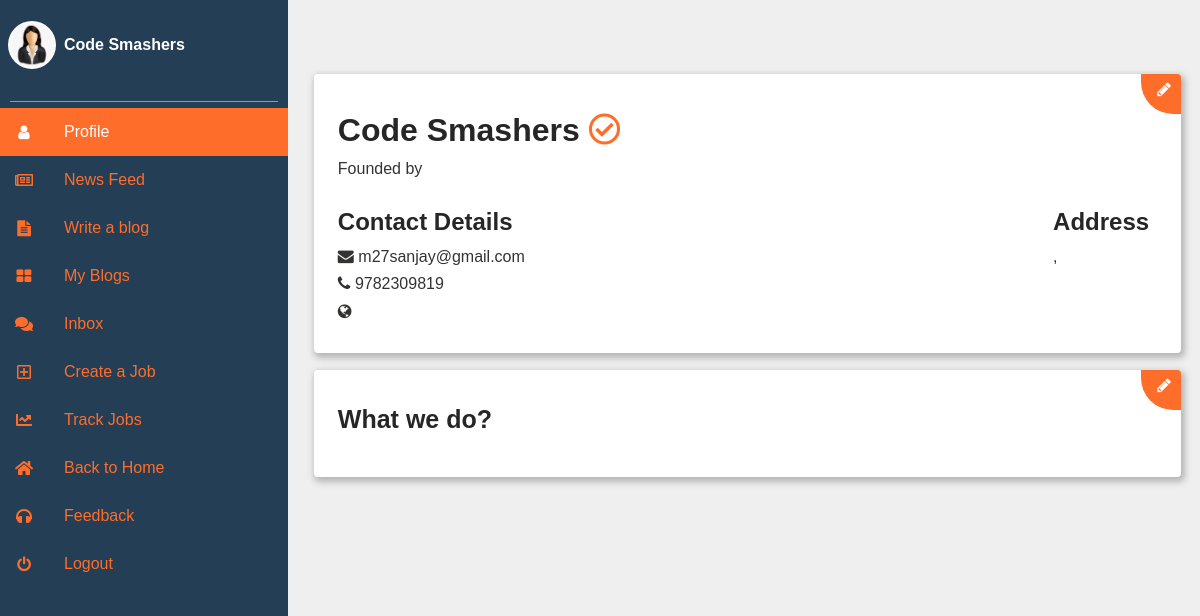
The page /org-profile.php (signed in) on the database its author committed.
### tables this page shows
CREATE TABLE `organization` (
  `org_id` int(11) NOT NULL,
  `org_username` varchar(255) NOT NULL,
  `org_name` varchar(50) NOT NULL,
  `org_mobilenumber` varchar(20) DEFAULT NULL,
  `org_city` varchar(50) DEFAULT NULL,
  `org_state` varchar(50) DEFAULT NULL,
  `org_address` varchar(50) DEFAULT NULL,
  `org_password` varchar(255) NOT NULL,
  `org_email` varchar(255) DEFAULT NULL,
  `org_website` varchar(255) DEFAULT NULL,
  `org_founder` varchar(50) DEFAULT NULL,
  `org_type` varchar(50) DEFAULT NULL,
  `org_desc` text,
  `org_logo` varchar(255) DEFAULT NULL,
  `org_logo_time` date DEFAULT NULL,
  `org_doc` varchar(255) DEFAULT NULL,
  `org_doc_time` date DEFAULT NULL
);

### org-profile.php (the view, shortened to what this page needs)
<?php
include('database_connection.php');
if (isset($_SESSION['org_id'])) {
  $org_id = $_SESSION['org_id'];
  $stmt = $pdo->query("select * from organization where org_id='$org_id;'");
  $row = $stmt->fetch();
  $userPicture = !empty($row[13])?$row[13]:'assets/img/user.jpg';
  $username = $row[2];
} else{
  $userPicture = 'assets/img/user.jpg';
  $userPictureURL = $userPicture;
}
 ?>
<!DOCTYPE html>
<html lang="en">
<head>
  <link href="https://use.fontawesome.com/releases/v5.0.6/css/all.css" rel="stylesheet">
  <link rel='stylesheet' href='https://maxcdn.bootstrapcdn.com/font-awesome/4.6.3/css/font-awesome.min.css'>
  <link rel="stylesheet" href="https://stackpath.bootstrapcdn.com/bootstrap/4.2.1/css/bootstrap.min.css">
  <link rel="stylesheet" href="assets/css/profile-skill.css">
  <link rel="stylesheet" href="assets/css/profile-style.css">
  <link rel="stylesheet" href="assets/css/profile-form.css">
  <link rel="stylesheet" href="assets/css/dash-image.css">
  <link rel="stylesheet" href="assets/css/dashboard.css">
  <link rel="stylesheet" href="assets/css/org-profile-style.css">
</head>
<body>
<div class="container">
  <div class="flex-container1">
  <div class="card1">
    <h2><?php echo $row['org_name'] ?>  <i class="far fa-check-circle" style="color: #ff6d2a"></i></h2>
    <h6 style="font-weight: 400;">Founded by <strong><?php echo $row['org_founder'] ?></strong></h6>
    <hr>
    <div style="float: left;">
      <h4>Contact Details</h4>
      <h6><i class="fa fa-envelope"></i>  <?php echo $row['org_username'] ?></h6>
      <h6><i class="fa fa-phone"></i>  <?php echo $row['org_mobilenumber'] ?></h6>
      <h6><i class="fa fa-globe"></i>  <?php echo $row['org_website'] ?></h6>
    </div>
    <div style="float: right;">
      <h4>Address</h4>
      <h6><?php echo $row['org_city'] ?>, <?php echo $row['org_state'] ?></h6>
    </div>
    <div class="go-corner" href="#">
      <div class="go-arrow">
        <i onclick="openForm1()" class="fa fa-pencil" style="color:white; cursor: pointer;"></i>
      </div>
    </div>
  </div>
    <div class="card4" href="#">
      <h3>What we do?</h3>
      <hr>
      <div class="go-corner" href="#">
        <div class="go-arrow">
          <i onclick="openForm2()" class="fa fa-pencil" style="color:white; cursor: pointer;"></i>
        </div>
      </div>
    </div>
  </div>
</div>
<?php
    require_once("sidebar.php");
    sidebar($userPicture,$username,"sidebar-dropdown active-tab",'','','','','','','','','');
  ?>
</body>
</html>

### sidebar.php (shortened to what this page needs)
<?php
function sidebar($userPicture,$username,$profile,$newsfeed,$writeblog,$myblogs,$training,$chat,$joblist,$application,$jobpost,$myjobs){
?>
<div class="s-layout">
  <div class="s-layout__sidebar">
    <nav class="s-sidebar__nav" id="sidebar">
      <?php
        if(isset($_SESSION['user_id'])){
      ?>
        <script src="https://ajax.googleapis.com/ajax/libs/jquery/3.1.0/jquery.min.js"></script>
        <script src="https://maxcdn.bootstrapcdn.com/bootstrap/3.3.7/js/bootstrap.min.js"></script>
        <script>
                  $(document).ready(function(){
                   $(document).on('change', '#file', function(){
                    var name = document.getElementById("file").files[0].name;
                    var form_data = new FormData();
                    var ext = name.split('.').pop().toLowerCase();
                    if(jQuery.inArray(ext, ['gif','png','jpg','jpeg']) == -1)
                    {
                     alert("Invalid Image File");
                    }
                    var oFReader = new FileReader();
                    oFReader.readAsDataURL(document.getElementById("file").files[0]);
                    var f = document.getElementById("file").files[0];
                    var fsize = f.size||f.fileSize;
                    if(fsize > 2000000)
                    {
                     alert("Image File Size is very big");
                    }
                    else
                    {
                     form_data.append("file", document.getElementById('file').files[0]);
                     $.ajax({
                      url:"dpupload.php",
                      method:"POST",
                      data: form_data,
                      contentType: false,
                      cache: false,
                      processData: false,
                      beforeSend:function(){
                       $('#uploaded_image').html("<label class='text-success'>Image Uploading...</label>");
                      },
                      success:function(data)
                      {
                       $('#uploaded_image').html(data);
                      }
                     });
                    }
                   });
                  });
        </script>
        <div>
          <ul>
            <li class="user">
              <a class="user-dp s-sidebar__nav-link"><i class="circle" id="circlediv" style="background-image: url(<?php echo $userPicture; ?>); ">
              <div class="p-image">
                <i class="fa fa-camera fa-2x upload-button" style="color: orangered"></i>
                <input class="file-upload" name="file" id="file" type="file" accept="image/*" />
              </div>
              </i>
              <em><?php echo $username; ?></em></a>
            </li>
            <br><hr>
            <li class="<?php echo $profile; ?>">
              <a href="user_profile.php" class="menu-label s-sidebar__nav-link"><i class="fa fa-user"></i><em>Profile</em></a>
            </li>
            <li class="<?php echo $newsfeed; ?>">
              <a href="user-feed.php" class="menu-label s-sidebar__nav-link"><i class="far fa-newspaper"></i><em>News Feed</em></a>
            </li>
            <li class="<?php echo $writeblog; ?>">
              <a href="writeBlog.php" class="menu-label s-sidebar__nav-link"><i class="fa fa-file-alt"></i><em>Write a blog</em></a>
            </li>
            <li class="<?php echo $myblogs; ?>">
              <a href="myblogs.php" class="menu-label s-sidebar__nav-link"><i class="fa fa-th-large"></i><em>My Blogs</em></a>
            </li>
            <li class="<?php echo $training; ?>">
              <a href="training.php" class="menu-label s-sidebar__nav-link"><i class="fas fa-graduation-cap"></i><em>Training</em></a>
            </li>
            <li class="<?php echo $chat; ?>">
              <a href="chat.php" class="menu-label s-sidebar__nav-link"><i class="fas fa-comments"></i><em>Inbox</em></a>
            </li>
            <li class="<?php echo $joblist; ?>">
              <a href="joblist.php" class="menu-label s-sidebar__nav-link"><i class="fas fa-briefcase"></i><em>Explore Jobs</em></a>
            </li>
            <li class="<?php echo $application; ?>">
              <a href="applications.php" class="menu-label s-sidebar__nav-link"><i class="fas fa-chart-line"></i><em>Application Tracking</em></a>
            </li>
            <li>
              <a href="index.php" class="menu-label s-sidebar__nav-link"><i class="fas fa-home"></i><em>Back to Home</em></a>
            </li>
            <li>
              <a href="index.php#contact" class="menu-label s-sidebar__nav-link"><i class="fas fa-headphones"></i><em>Feedback</em></a>
            </li>
            <li><a href="logout.php" class="menu-label s-sidebar__nav-link"><i class="fa fa-power-off"></i><em>Logout</em></a></li>
          <br></ul>
        </div>
        <hr id="footer-hr">
        <div class="sidebar-footer">
          <center>
            <div class="copyright">
              <strong><span>pahal.in&copy; </span></strong>2021<br>
              Designed by <a>Code Smashers</a><br>
            </div>
          </center>
        </div>
        <?php
          } elseif(isset($_SESSION['org_id'])){
        ?>
          <div>
            <ul>
              <li class="user">
                <a class="user-dp s-sidebar__nav-link"><i class="circle" id="circlediv" style="background-image: url('<?php echo $userPicture; ?>'); ">
                </i>
                <em class="header_username"> <?php echo $username; ?></em></a>
              </li>
              <br><hr>
              <li class="<?php echo $profile; ?>">
                <a href="org-profile.php" class="menu-label s-sidebar__nav-link"><i class="fa fa-user"></i><em>Profile</em></a>
              </li>
              <li class="<?php echo $newsfeed; ?>">
                <a href="user-feed.php" class="menu-label s-sidebar__nav-link"><i class="far fa-newspaper"></i><em>News Feed</em></a>
              </li>
              <li class="<?php echo $writeblog; ?>">
                <a href="writeBlog.php" class="menu-label s-sidebar__nav-link"><i class="fa fa-file-alt"></i><em>Write a blog</em></a>
              </li>
              <li class="<?php echo $myblogs; ?>">
                <a href="myblogs.php" class="menu-label s-sidebar__nav-link"><i class="fa fa-th-large"></i><em>My Blogs</em></a>
              </li>
              <li class="<?php echo $chat; ?>">
                <a href="chat.php" class="menu-label s-sidebar__nav-link"><i class="fas fa-comments"></i><em>Inbox</em></a>
              </li>
              <li class="<?php echo $jobpost; ?>">
                <a href="job-post.php" class="menu-label s-sidebar__nav-link"><i class="far fa-plus-square"></i><em>Create a Job</em></a>
              </li>
              <li class="<?php echo $myjobs; ?>">
                <a href="org-myjobs.php" class="menu-label s-sidebar__nav-link"><i class="fas fa-chart-line"></i><em>Track Jobs</em></a>
              </li>
              <li>
                <a href="index.php" class="menu-label s-sidebar__nav-link"><i class="fas fa-home"></i><em>Back to Home</em></a>
              </li>
              <li>
                <a href="index.php#contact" class="menu-label s-sidebar__nav-link"><i class="fas fa-headphones"></i><em>Feedback</em></a>
              </li>
              <li><a href="logout.php" class="menu-label s-sidebar__nav-link"><i class="fa fa-power-off"></i><em>Logout</em></a></li>
            <br></ul>
          </div>
        <?php
      }
      ?>
    </nav>
  </div>
</div>
<?php
}
?>

### assets/css/profile-skill.css (style rules this page uses)
* { box-sizing: border-box; }

### assets/css/profile-style.css (style rules this page uses)
.flex-container1 { margin: 35px 20px; display:flex; flex-wrap: wrap; border-radius: 4px; }
html, body { -webkit-font-smoothing:antialiased; color:#333332; font-weight:400; line-height:1.4; text-rendering:optimizeLegibility; height: fit-content; width: fit-content; font-family: "Nunito", sans-serif; font-size: 16px; }
.container { background-color: transparent; margin-top: 5px; max-width: 100%; margin-left: 0; display: flex; align-items: center; justify-content: center; }
h3 { color: #262626; font-size: 25px; line-height: 24px; font-weight: 700; margin-bottom: 10px; margin-left: 15px; margin-top: 13px; }
.go-corner { display: flex; align-items: center; justify-content: center; position: absolute; width: 40px; height: 40px; overflow: hidden; top: 0; right: 0; background-color: #ff6d2a; border-radius: 0 0 0 32px; }
.go-arrow { margin-top: -6px; margin-right: -6px; color: white; font-family: courier, sans; }
.card1 { display: block; position: relative; width: 98%; height: auto; background-color: #fff; border-radius: 4px; box-shadow: 2px 3px 6px 2px #66666669; padding: 10px 24px 10px 10px; margin: 1%; text-decoration: none; z-index: 0; overflow: hidden; }
.card1:before { content: ""; position: absolute; z-index: -1; top: -16px; right: -16px; background: #83e6a0; height: 50px; width: 32px; border-radius: 32px; transform: scale(1); transform-origin: 50% 50%; transition: transform 0.25s ease-out; }
.card4 { display: block; position: relative; width: 98%; height: auto; background-color: #fff; border-radius: 4px; box-shadow: 2px 3px 6px 2px #66666669; padding: 10px; margin: 1%; text-decoration: none; z-index: 0; overflow: hidden; }
.card4:before { content: ""; position: absolute; z-index: -1; top: -16px; right: -16px; background: #83e6a0; height: 50px; width: 32px; border-radius: 32px; transform: scale(1); transform-origin: 50% 50%; transition: transform 0.25s ease-out; }
ul { list-style-type:none; margin-top:0px; max-width:570px; padding: 8px 0px; }
@media (min-width: 42em) { .container { margin: 4em; padding: 0 20px; } }
@media (min-width: 68em) { .container { max-width: 100%; margin-left: 18em; width: auto; margin-right: 0; padding: 0 30px; } }

### assets/css/profile-form.css (style rules this page uses)
body { font-family: Arial, Helvetica, sans-serif; }
* { box-sizing: border-box; }
::placeholder { color: #bfbfbf; }

### assets/css/dash-image.css (style rules this page uses)
body { background-color: #efefef; }
.circle { border-radius: 1000px !important; overflow: hidden; margin: auto; margin-bottom: 0; width: 34px!important; height: 34px!important; border: 2px solid rgba(255, 255, 255, 0.7); position: unset; top: 72px; padding: 15px; background-image: url(../img/user.jpg); background-size: cover; background-position: center; }
.user-dp i { width: 48px!important; height: 48px!important; margin-left: 8px; }
.user em { color: #fff; font-weight: bold; }

### rows shown on the page
organization: org_name "Code Smashers", org_username "m27sanjay@gmail.com", org_mobilenumber "9782309819"
